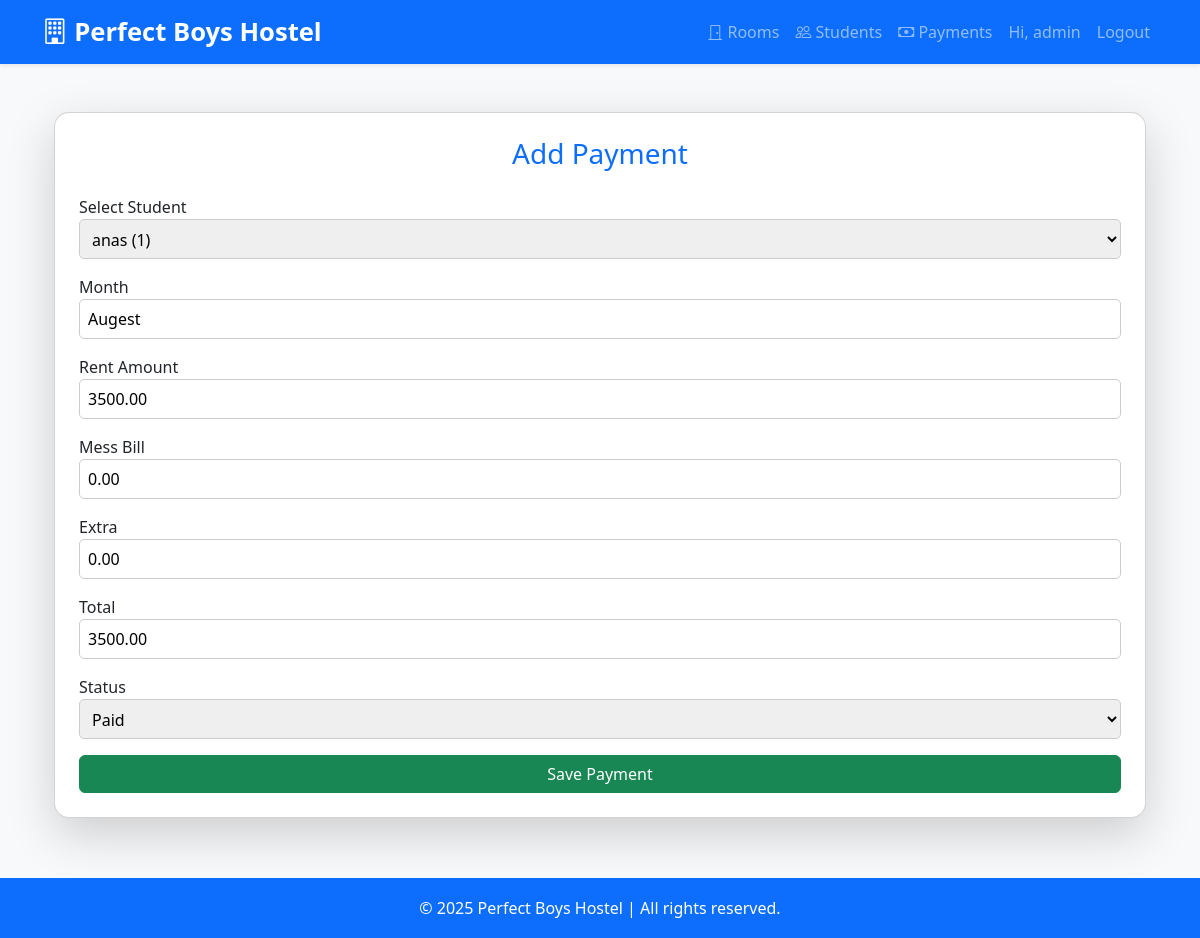
/payments/edit/1/ (signed in), run on the app's committed database.
### hostel/models.py (models this page shows, shortened)
class Payment(models.Model):
    STATUS_CHOICES = [
        ('Paid', 'Paid'),
        ('Unpaid', 'Unpaid'),
    ]
    student = models.ForeignKey(Student, on_delete=models.CASCADE)
    month = models.CharField(max_length=20)
    rent_amount = models.DecimalField(max_digits=8, decimal_places=2)
    mess_bill = models.DecimalField(max_digits=8, decimal_places=2, default=0)
    extra = models.DecimalField(max_digits=8, decimal_places=2, default=0)
    total = models.DecimalField(max_digits=8, decimal_places=2)
    status = models.CharField(max_length=20, choices=STATUS_CHOICES, default='Unpaid')

### hostel/views.py (the view)
# urls.py: path('payments/edit/<int:pk>/', views.payment_edit, name='payment_edit'),
@login_required(login_url="login")
def payment_edit(request, pk):
    payment = get_object_or_404(Payment, pk=pk)
    if request.method == "POST":
        form = PaymentForm(request.POST, instance=payment)
        if form.is_valid():
            form.save()
            messages.success(request, "Payment updated successfully.")
            return redirect("payment_list")
    else:
        form = PaymentForm(instance=payment)
    return render(request, "hostel/payment_form.html", {"form": form, "title": "Edit Payment"})

### hostel/forms.py
class PaymentForm(forms.ModelForm):
    class Meta:
        model = Payment
        fields = [
            'student', 'month', 'rent_amount',
            'mess_bill', 'extra', 'total', 'status'
        ]
    def __init__(self, *args, **kwargs):
        super().__init__(*args, **kwargs)
        self.fields['student'].queryset = Student.objects.all().order_by('name')
        self.fields['student'].label_from_instance = (
            lambda obj: f"{obj.name} ({obj.room.room_no if obj.room else 'No Room'})"
        )

### templates/hostel/payment_form.html (shortened to what this page needs)
{% extends 'hostel/base.html' %}
{% block content %}
<div class="container mt-5">
    <div class="card shadow-lg p-4">
        <h3 class="mb-4 text-center text-primary">Add Payment</h3>
        <form method="post">
            <div class="form-group mb-3">
                <label for="id_student">Select Student</label>
                {{ form.student }}
            </div>
            <div class="form-group mb-3">
                <label for="id_month">Month</label>
                {{ form.month }}
            </div>
            <div class="form-group mb-3">
                <label for="id_rent_amount">Rent Amount</label>
                {{ form.rent_amount }}
            </div>
            <div class="form-group mb-3">
                <label for="id_mess_bill">Mess Bill</label>
                {{ form.mess_bill }}
            </div>
            <div class="form-group mb-3">
                <label for="id_extra">Extra</label>
                {{ form.extra }}
            </div>
            <div class="form-group mb-3">
                <label for="id_total">Total</label>
                {{ form.total }}
            </div>
            <div class="form-group mb-3">
                <label for="id_status">Status</label>
                {{ form.status }}
            </div>
            <button type="submit" class="btn btn-success w-100">Save Payment</button>
        </form>
    </div>
</div>
{% endblock %}

### templates/hostel/base.html (shortened to what this page needs)
<!DOCTYPE html>
<html lang="en">
<head>
    <link href="https://cdn.jsdelivr.net/npm/bootstrap@5.3.2/dist/css/bootstrap.min.css" rel="stylesheet">
    <link rel="stylesheet" href="https://cdn.jsdelivr.net/npm/bootstrap-icons@1.10.5/font/bootstrap-icons.css">
</head>
<body>
    <nav class="navbar navbar-expand-lg navbar-dark bg-primary shadow-sm">
        <div class="container">
            <a class="navbar-brand" href="{% url 'home' %}">
                <i class="bi bi-building"></i> Perfect Boys Hostel
            </a>
            <div class="collapse navbar-collapse" id="navbarNav">
                <ul class="navbar-nav ms-auto">
                    <li class="nav-item"><a class="nav-link" href="{% url 'room_list' %}"><i class="bi bi-door-closed"></i> Rooms</a></li>
                    <li class="nav-item"><a class="nav-link" href="{% url 'student_list' %}"><i class="bi bi-people"></i> Students</a></li>
                    <li class="nav-item"><a class="nav-link" href="{% url 'payment_list' %}"><i class="bi bi-cash"></i> Payments</a></li>
                    {% if user.is_authenticated %}
                        <li class="nav-item"><span class="nav-link">Hi, {{ user.username }}</span></li>
                        <li class="nav-item"><a class="nav-link" href="{% url 'logout' %}">Logout</a></li>
                    {% else %}
                        <li class="nav-item"><a class="nav-link" href="{% url 'login' %}">Login</a></li>
                    {% endif %}
                </ul>
            </div>
        </div>
    </nav>
    <div class="container mt-4">
        {% block content %}
        {% endblock %}
    </div>
    <footer>
        &copy; 2025 Perfect Boys Hostel | All rights reserved.
    </footer>
</body>
</html>

### templates/hostel/base.html (style rules this page uses)
body { background: #f8f9fa; font-family: "Segoe UI", Tahoma, Geneva, Verdana, sans-serif; }
.navbar-brand { font-weight: bold; font-size: 1.6rem; }
.navbar-nav .nav-link { font-size: 1rem; font-weight: 500; }
.card { border-radius: 15px; box-shadow: 0 4px 10px rgba(0,0,0,0.1); }
footer { background: #0d6efd; color: white; padding: 18px 0; text-align: center; margin-top: 60px; }

### templates/hostel/payment_form.html (style rules this page uses)
form input, form select { width: 100% !important; height: 40px !important; padding: 8px; border: 1px solid #ccc; border-radius: 5px; }

### data on the page
Payment: student "anas (1)", month "Augest", rent_amount "3500.00", mess_bill "0.00", extra "0.00", total "3500.00", status "Paid"

### other printed values
{{ user.username }} "admin"
